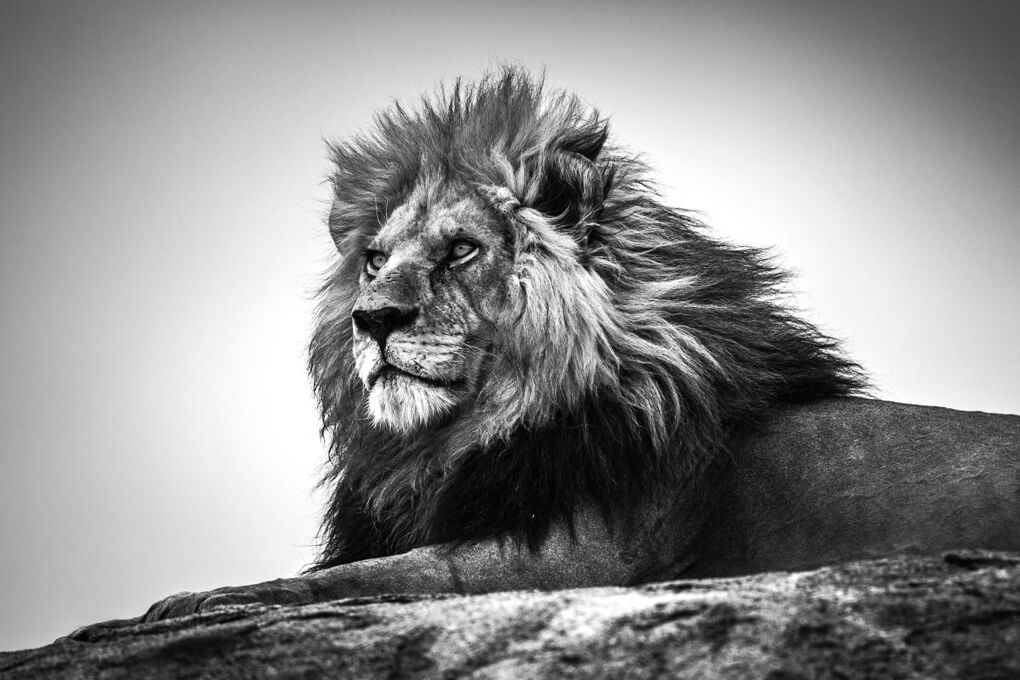
#> input picture lion.jpg, 1020 x 680 px
$ jupyter execute --allow-errors Dimensionality_Reduction_and_Transforms.ipynb
#> lines starting #> are read from the running program, lines starting #| are printed output that depends on the picture; long printed decimals are rounded
# ________________________________________________________________________________________________

# _______________________________________________________________________________________________

# _______________________________________________________________________________________________

# _______________________________________________________________________________________________
# SVD

[cell 1]
import numpy as np
X = np.random.rand(5, 3) # Create random data matrix
U, S, VT = np.linalg.svd(X,full_matrices=True) #Full SVD
Uhat, Shat, VThat = np.linalg.svd(X,full_matrices=False)

[cell 2]
# here X is of shape 5, 3 so U will be => 5 * 5
# but Σ should be min(5,3) => 3
# so IN U -> Uhat will be [5,3] and uhat will be of [5, 2]
# here rank is 3 which mean min 3 dim is required that can explaim high dimentional data
# and rest 2 are not important though they contain important info
X

[cell 3]
from matplotlib.image import imread
import matplotlib.pyplot as plt
A = imread("lion.jpg")
#> A is the input picture: shape (680, 1020, 3); min 0, max 255, mean 140.7
X = np.mean(A, -1); # Convert RGB to grayscale
img = plt.imshow(X,cmap='gray')

[cell 4]
# Take the SVD
U, S, VT = np.linalg.svd(X,full_matrices=False)
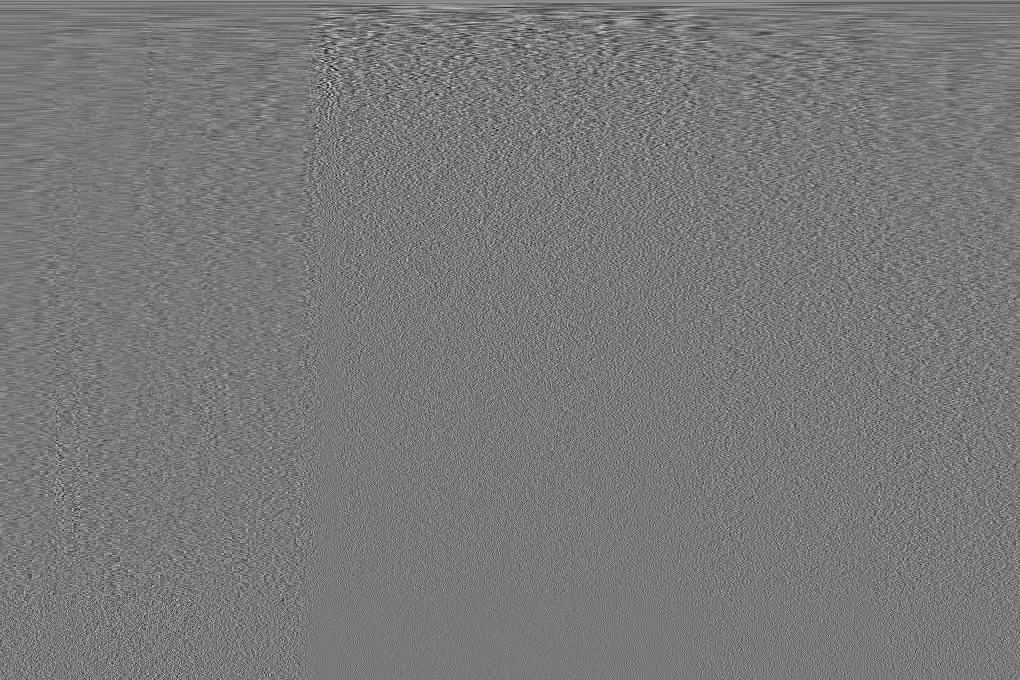
#> VT: shape (680, 1020) float64; min -0.197, max 0.217, mean 5.68e-05; drawn with min black and max white
#> S = 680 values, max 123013.7 at index 0, min 1.9 at index 679, mean 728.3
S = np.diag(S)

[cell 5]
VT.shape
#> Out = (680, 1020)

[cell 6]
for r in (5, 20, 40, 100): # Construct approximate image
    Xapprox = U[:,:r] @ S[0:r,:r] @ VT[:r,:]
    img = plt.imshow(Xapprox,cmap='gray')
    plt.title(f"Rank {r}")
    plt.show()
#> this loop made 4 passes
#> pass 1, `Xapprox = U[:,:r] @ S[0:r,:r] @ VT[:r,:]`:
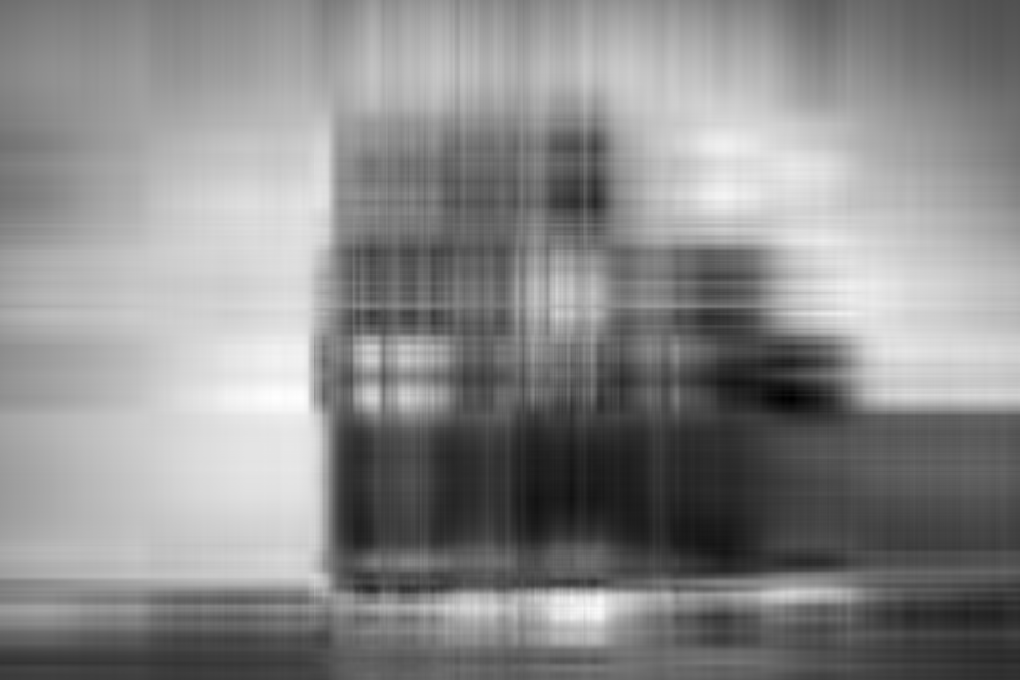
#> Xapprox: shape (680, 1020) float64; min -26.99, max 283.5, mean 140.6; drawn with min black and max white

plt.semilogy(np.diag(S))
plt.plot(np.cumsum(np.diag(S))/np.sum(np.diag(S)))
#> figure, not shown here; curve peaks at x = 0, y = 123013.7; curve peaks at x = 679, y = 1

'''
    you have a matrix X
    e.g =>  5 x 3

    now to decompose this in order to reduce dimension

    create a U = 5 x 5 matrix, and a V =  3 x 3 matrix

    such that U captures the example domain

    and v captures the feature domain such that

    U Σ V will give exact X ,

    so its like from generalized feature matrics and the generalized example matrics by exact Σ values you get the X

    where Σ = 5 x 3

'''

[cell 7]
A = np.random.rand(3, 2)
B = np.random.rand(2, 3)

[cell 8]
(A.dot(B)).T ==B.T.dot(A.T)

[cell 9]
xxt = X.dot(X.T)
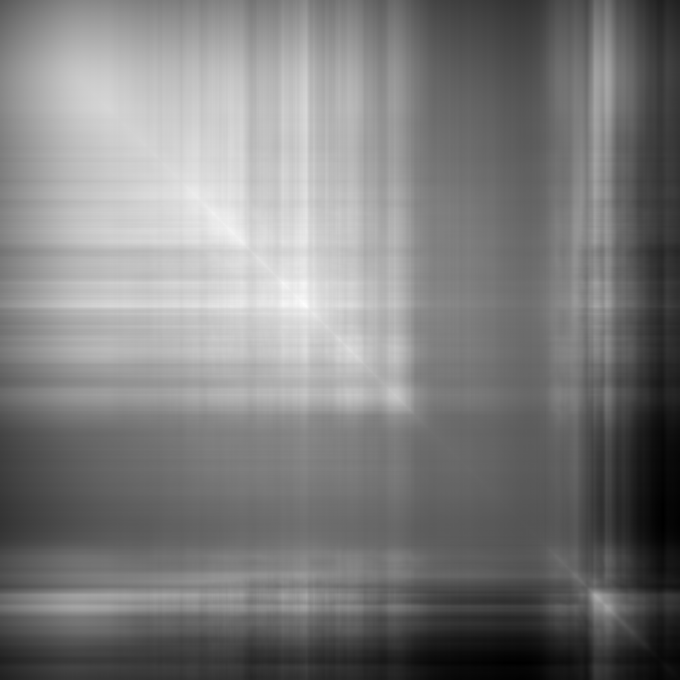
#> xxt: shape (680, 680) float64; min 4666522, max 38401104, mean 21204959.5; drawn with min black and max white
xtx = X.T.dot(X)
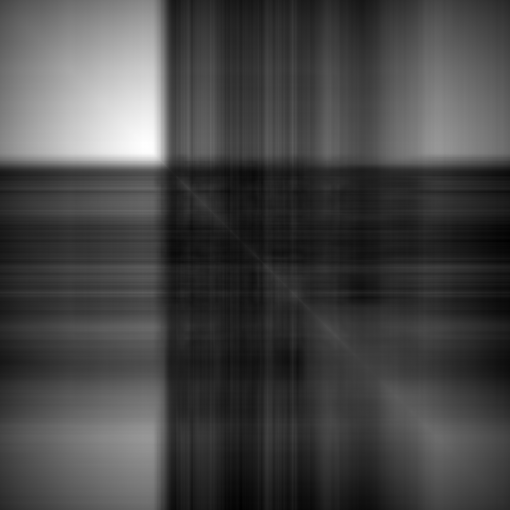
#> xtx: shape (1020, 1020) float64 (shown at 1/2 size); min 7297468, max 32535274, mean 14212464.2; drawn with min black and max white

fig, axes = plt.subplots(1, 2, figsize=(10, 5))

axes[0].imshow(xxt, cmap="gray")
axes[0].set_title("X.dot(X.T)")

axes[1].imshow(xtx, cmap="gray")
axes[1].set_title("X.T.dot(X)")

plt.show()

'''

so XXT accourding to formula is U Σ2 U*  eq.1

and XTX according to our formula is V Σ2 V*  eq.2

so when we do XXT we just check row_i correlation with row_j and according to eq.1 it should be equal to U Σ2 U*, normaly row are diff data , so U suppose to capture the direction in data

same goes for eq.2 it should cover features

but for pertucilar one metrics Σ are what actually decides the information

'''

[cell 10]
import numpy as np
import matplotlib.pyplot as plt

# Generate some data
x = 3  # True slope
a = np.arange(-2, 2, 0.25)
a = a.reshape(-1, 1)
b = x * a + np.random.randn(*a.shape)  # Add noise

# Plot true line and noisy data
plt.plot(a, x * a, color='k', linewidth=2, label='True line')
plt.plot(a, b, 'x', color='r', markersize=10, label='Noisy data')

# Compute least-squares approximation with the SVD
A = np.hstack([a, np.ones_like(a)])  # Design matrix with intercept term
U, S, VT = np.linalg.svd(A, full_matrices=False)
S_inv = np.diag(1 / S)
xtilde = VT.T @ S_inv @ U.T @ b

# Plot regression line
plt.plot(a, xtilde[0] * a + xtilde[1], '--', color='b', linewidth=4, label='Regression line')

# Alternative formulations of least squares
xtilde1 = np.linalg.pinv(A) @ b
plt.plot(a, xtilde1[0] * a + xtilde1[1], ':', color='g', linewidth=2, label='Pseudo-inverse line')

# Show plot with legend
plt.legend()
plt.xlabel('a')
plt.ylabel('b')
plt.title('Least Squares Regression')
plt.show()
#> figure, not shown here; curve peaks at x = 1.75, y = 5.25; curve peaks at x = 1.5, y = 6.29; curve peaks at x = 1.75, y = 5.97

# PCA

[cell 11]
import numpy as np
import matplotlib.pyplot as plt

# Define parameters
xC = np.array([2, 1])  # Center of data (mean)
sig = np.array([2, 0.5])  # Principal axes
theta = np.pi / 3  # Rotate cloud by pi/3
R = np.array([[np.cos(theta), -np.sin(theta)],  # Rotation matrix
              [np.sin(theta), np.cos(theta)]])

nPoints = 10000  # Number of points to create

# Generate random points and transform them
X = R @ np.diag(sig) @ np.random.randn(2, nPoints) + xC.reshape(-1, 1)

# Create subplots
fig, (ax1, ax2) = plt.subplots(1, 2, figsize=(12, 6))

# Plot data
ax1.plot(X[0, :], X[1, :], '.', color='k')
ax1.set_title('Generated Data')
ax1.set_xlabel('X1')
ax1.set_ylabel('X2')

# Compute mean
Xavg = np.mean(X, axis=1)

# Mean-subtracted data
B = X - Xavg.reshape(-1, 1)

# Perform SVD
U, S, VT = np.linalg.svd(B / np.sqrt(nPoints), full_matrices=False)

# Generate ellipse based on SVD results
theta_vals = 2 * np.pi * np.arange(0, 1, 0.01)
Xstd = U @ np.diag(S) @ np.array([np.cos(theta_vals), np.sin(theta_vals)])

# Plot ellipses
ax2.plot(Xavg[0] + Xstd[0, :], Xavg[1] + Xstd[1, :], '-', color='r', linewidth=3, label='1 STD')
ax2.plot(Xavg[0] + 2 * Xstd[0, :], Xavg[1] + 2 * Xstd[1, :], '--', color='r', linewidth=3, label='2 STD')
ax2.plot(Xavg[0] + 3 * Xstd[0, :], Xavg[1] + 3 * Xstd[1, :], ':', color='r', linewidth=3, label='3 STD')

ax2.set_title('Ellipses')
ax2.set_xlabel('X1')
ax2.set_ylabel('X2')
ax2.legend()

# Show plots
plt.tight_layout()
plt.show()

# EigenFaces

[cell 12]
import os
import numpy as np
import matplotlib.pyplot as plt
from PIL import Image

# Path to the directory containing the .png images
image_folder = './archive/CroppedYalePNG/'

# List all .png files in the directory
#> (the rest of this cell did not finish here and is left out)

#> (a cell that did not finish here is left out)

#> (a cell that did not finish here is left out)

#> (a cell that did not finish here is left out)

[cell 16]
t = np.arange(-3,3,0.01)
Utrue = np.array([np.cos(17*t) * np.exp(-t**2), np.sin(11*t)]).T
Strue = np.array([[2, 0],[0, 0.5]])
Vtrue = np.array([np.sin(5*t) * np.exp(-t**2), np.cos(13*t)]).T
X = Utrue @ Strue @ Vtrue.T
plt.imshow(X,cmap="gray")

[cell 17]
# Contaminate signal with noise
sigma = 1
Xnoisy = X + sigma*np.random.randn(*X.shape)
plt.imshow(Xnoisy,cmap="gray")
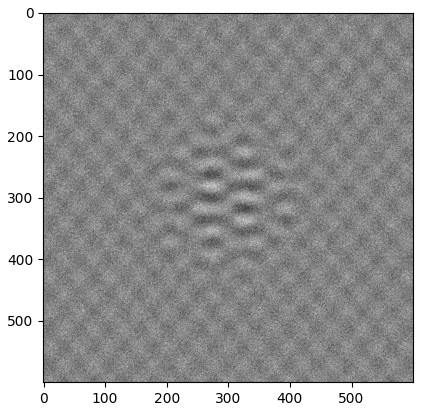
#> figure drawn by matplotlib, 1 panel

[cell 18]
# Truncate using optimal hard threshold
U, S, VT = np.linalg.svd(Xnoisy,full_matrices=0)
N = Xnoisy.shape[0]
cutoff = (4/np.sqrt(3)) * np.sqrt(N) * sigma #Hard threshold  (4 / root(3)) * root(N)
r = np.max(np.where(S > cutoff))  # Keep modes w/ S > cutoff
Xclean = U[:,:(r+1)] @ np.diag(S[:(r+1)]) @ VT[:(r+1),:]
plt.imshow(Xclean,cmap="gray")

[cell 19]
# Truncate to keep 90% of cumulative sum
cdS = np.cumsum(S) / np.sum(S) # Cumulative energy
r90 = np.min(np.where(cdS > .9)) # Find r to keep 90% sum
X90 = U[:,:(r90+1)] @ np.diag(S[:(r90+1)]) @ VT[:(r90+1),:]
plt.imshow(X90,cmap="gray")

[cell 20]
import numpy as np
from scipy.linalg import svd
from matplotlib.image import imread
import os

def rSVD(X, r, q, p):
    # Step 1: Sample column space of X with P matrix
    ny = X.shape[1]
    P = np.random.randn(ny, r + p)
    Z = X @ P
    for k in range(q):
        Z = X @ (X.T @ Z)
    Q, R = np.linalg.qr(Z, mode='reduced')

    # Step 2: Compute SVD on projected Y = Q.T @ X
    Y = Q.T @ X
    UY, S, VT = np.linalg.svd(Y, full_matrices=False)
    U = Q @ UY
    return U, S, VT

# Load the image and convert to grayscale
A = imread('old.jpg')
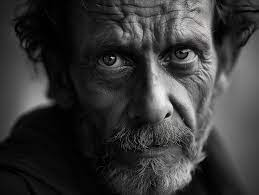
#> input picture old.jpg, 259 x 195 px
#> A is the input picture: shape (195, 259, 3); mean R, G, B 55.8, 55.8, 55.7
X = np.mean(A, axis=2)  # Convert RGB -> grayscale
#> X: shape (195, 259) float64

# Full SVD
U, S, VT = np.linalg.svd(X, full_matrices=False)
#> U: shape (195, 195) float64
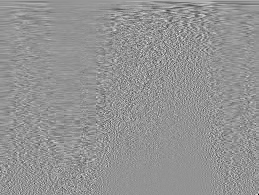
#> VT: shape (195, 259) float64; min -0.557, max 0.406, mean 0.000273; drawn with min black and max white
#> S = 195 values, max 15238.9 at index 0, min 0.273 at index 194, mean 295.3

# Parameters for randomized SVD
r = 30  # Target rank
q = 1    # Power iterations
p = 5    # Oversampling parameter

# Randomized SVD
rU, rS, rVT = rSVD(X, r, q, p)
#> in rSVD, `UY, S, VT = np.linalg.svd(Y, full_matrices=False)`:
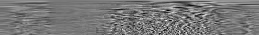
#> VT: shape (35, 259) float64; min -0.293, max 0.331, mean 0.000962; drawn with min black and max white
#> in rSVD, `UY, S, VT = np.linalg.svd(Y, full_matrices=False)`: S = 35 values, max 15238.9 at index 0, min 225.8 at index 34, mean 1273.3
#> in rSVD, `U = Q @ UY`:
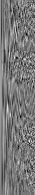
#> U: shape (195, 35) float64; min -0.294, max 0.331, mean 0.0017; drawn with min black and max white
#> rS has the same summary as S in rSVD

# Reconstruction using full SVD
XSVD = U[:, :r+1] @ np.diag(S[:r+1]) @ VT[:r+1, :]
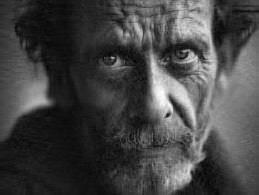
#> XSVD: shape (195, 259) float64; min -14.13, max 243.2, mean 55.8; drawn with min black and max white
errSVD = np.linalg.norm(X - XSVD, ord=2) / np.linalg.norm(X, ord=2)
#> errSVD = 0.0205

# Reconstruction using randomized SVD
XrSVD = rU[:, :r+1] @ np.diag(rS[:r+1]) @ rVT[:r+1, :]
errrSVD = np.linalg.norm(X - XrSVD, ord=2) / np.linalg.norm(X, ord=2)
#> errrSVD = 0.0233

# Output the errors
print(f"Error using full SVD: {errSVD}")
#| Error using full SVD: 0.02046
print(f"Error using randomized SVD: {errrSVD}")
#| Error using randomized SVD: 0.02333
